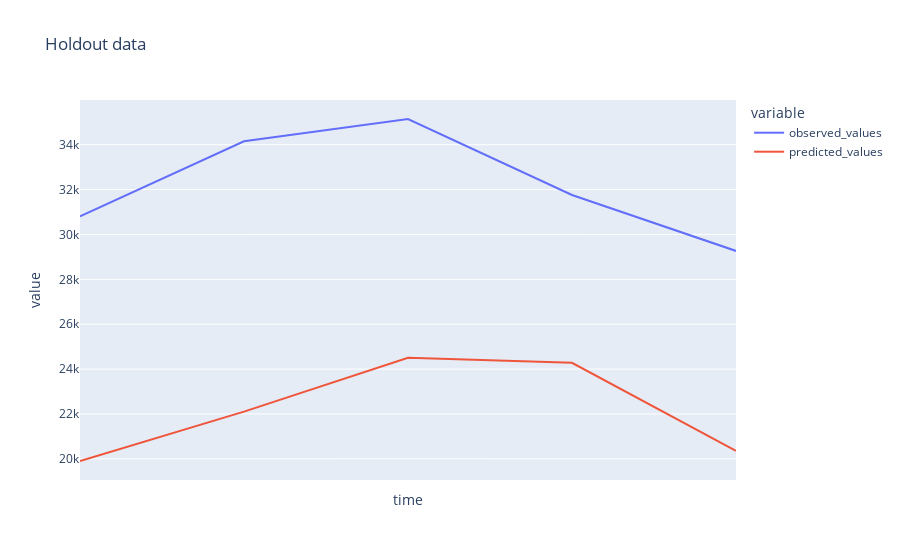

The notebook cell this image was saved under:
### Markdown cell above
### Holdout data visualization

### Code cell
visualization = pipeline_details['visualization']['holdout']
holdout_dates = visualization['time']
holdout_predictions = visualization['predicted_values'][0]
holdout_observed_values = visualization['observed_values'][0]
holdout_df = pd.DataFrame({'time':holdout_dates, 'observed_values':holdout_observed_values, 'predicted_values': holdout_predictions})
fig = px.line(holdout_df, x="time", y=holdout_df.columns, hover_data={"time": "|%B %d, %Y"}, title='Holdout data')
fig.update_xaxes(dtick="M1", tickformat="%b\n%Y")
fig.show()

### Figure 1 — Plotly figure (JSON) as saved in the notebook; plotly's stock layout.template omitted (floating-point values rounded to 4 significant figures)
{"data": [{"hovertemplate": "variable=observed_values<br>time=%{x|%B %d, %Y}<br>value=%{y}<extra></extra>", "legendgroup": "observed_values", "line": {"color": "#636efa", "dash": "solid"}, "marker": {"symbol": "circle"}, "mode": "lines", "name": "observed_values", "orientation": "v", "showlegend": true, "type": "scatter", "x": ["2021-03-24", "2021-03-25", "2021-03-26", "2021-03-27", "2021-03-28"], "xaxis": "x", "y": [30802, 34150, 35145, 31759, 29266], "yaxis": "y"}, {"hovertemplate": "variable=predicted_values<br>time=%{x|%B %d, %Y}<br>value=%{y}<extra></extra>", "legendgroup": "predicted_values", "line": {"color": "#EF553B", "dash": "solid"}, "marker": {"symbol": "circle"}, "mode": "lines", "name": "predicted_values", "orientation": "v", "showlegend": true, "type": "scatter", "x": ["2021-03-24", "2021-03-25", "2021-03-26", "2021-03-27", "2021-03-28"], "xaxis": "x", "y": [19900.0, 22110.0, 24500.0, 24280.0, 20360.0], "yaxis": "y"}], "layout": {"legend": {"title": {"text": "variable"}, "tracegroupgap": 0}, "title": {"text": "Holdout data"}, "xaxis": {"anchor": "y", "domain": [0, 1], "dtick": "M1", "tickformat": "%b\n%Y", "title": {"text": "time"}}, "yaxis": {"anchor": "x", "domain": [0, 1], "title": {"text": "value"}}}}
